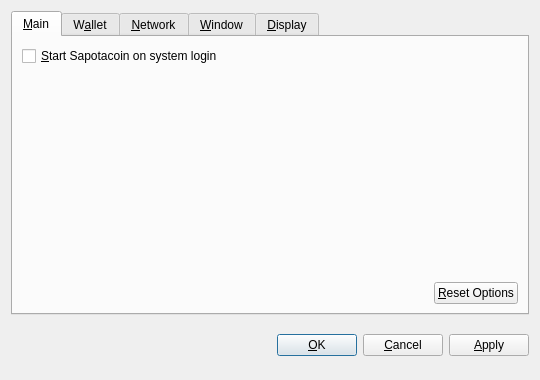
<?xml version="1.0" encoding="UTF-8"?>
<ui version="4.0">
 <class>OptionsDialog</class>
 <widget class="QDialog" name="OptionsDialog">
  <property name="geometry">
   <rect>
    <x>0</x>
    <y>0</y>
    <width>540</width>
    <height>380</height>
   </rect>
  </property>
  <property name="windowTitle">
   <string>Options</string>
  </property>
  <property name="modal">
   <bool>true</bool>
  </property>
  <layout class="QVBoxLayout" name="verticalLayout">
   <item>
    <widget class="QTabWidget" name="tabWidget">
     <property name="tabPosition">
      <enum>QTabWidget::North</enum>
     </property>
     <property name="currentIndex">
      <number>0</number>
     </property>
     <widget class="QWidget" name="tabMain">
      <attribute name="title">
       <string>&amp;Main</string>
      </attribute>
      <layout class="QVBoxLayout" name="verticalLayout_Main">
       <item>
        <widget class="QCheckBox" name="bitcoinAtStartup">
         <property name="toolTip">
          <string>Automatically start Sapotacoin after logging in to the system.</string>
         </property>
         <property name="text">
          <string>&amp;Start Sapotacoin on system login</string>
         </property>
        </widget>
       </item>
       <item>
        <spacer name="verticalSpacer_Main">
         <property name="orientation">
          <enum>Qt::Vertical</enum>
         </property>
         <property name="sizeHint" stdset="0">
          <size>
           <width>20</width>
           <height>40</height>
          </size>
         </property>
        </spacer>
       </item>
       <item>
        <layout class="QHBoxLayout" name="horizontalLayout_2_Main">
         <item>
          <spacer name="horizontalSpacer_2_Main">
           <property name="orientation">
            <enum>Qt::Horizontal</enum>
           </property>
           <property name="sizeHint" stdset="0">
            <size>
             <width>40</width>
             <height>20</height>
            </size>
           </property>
          </spacer>
         </item>
         <item>
          <widget class="QPushButton" name="resetButton">
           <property name="toolTip">
            <string>Reset all client options to default.</string>
           </property>
           <property name="text">
            <string>&amp;Reset Options</string>
           </property>
           <property name="autoDefault">
            <bool>false</bool>
           </property>
          </widget>
         </item>
        </layout>
       </item>
      </layout>
     </widget>
     <widget class="QWidget" name="tabWallet">
      <attribute name="title">
       <string>W&amp;allet</string>
      </attribute>
      <layout class="QVBoxLayout" name="verticalLayout_Network">
       <item>
        <widget class="QLabel" name="transactionFeeInfoLabel">
         <property name="text">
          <string>Optional transaction fee per kB that helps make sure your transactions are processed quickly. Most transactions are 1 kB.</string>
         </property>
         <property name="textFormat">
          <enum>Qt::PlainText</enum>
         </property>
         <property name="wordWrap">
          <bool>true</bool>
         </property>
        </widget>
       </item>
       <item>
        <layout class="QHBoxLayout" name="horizontalLayout_1_Main">
         <item>
          <widget class="QLabel" name="transactionFeeLabel">
           <property name="text">
            <string>Pay transaction &amp;fee</string>
           </property>
           <property name="textFormat">
            <enum>Qt::PlainText</enum>
           </property>
           <property name="buddy">
            <cstring>transactionFee</cstring>
           </property>
          </widget>
         </item>
         <item>
          <widget class="BitcoinAmountField" name="transactionFee"/>
         </item>
         <item>
          <spacer name="horizontalSpacer_1_Main">
           <property name="orientation">
            <enum>Qt::Horizontal</enum>
           </property>
           <property name="sizeHint" stdset="0">
            <size>
             <width>40</width>
             <height>20</height>
            </size>
           </property>
          </spacer>
         </item>
        </layout>
       </item>
       <item>
        <widget class="QLabel" name="label">
         <property name="text">
          <string>If you disable the spending of unconfirmed change, the change from a transaction cannot be used until that transaction has at least one confirmation. This also affects how your balance is computed.</string>
         </property>
         <property name="wordWrap">
          <bool>true</bool>
         </property>
        </widget>
       </item>
       <item>
        <widget class="QCheckBox" name="spendZeroConfChange">
         <property name="text">
          <string>Spend unconfirmed change  (experts only)</string>
         </property>
        </widget>
       </item>
       <item>
        <spacer name="verticalSpacer">
         <property name="orientation">
          <enum>Qt::Vertical</enum>
         </property>
         <property name="sizeHint" stdset="0">
          <size>
           <width>20</width>
           <height>40</height>
          </size>
         </property>
        </spacer>
       </item>
      </layout>
     </widget>
     <widget class="QWidget" name="tabNetwork">
      <attribute name="title">
       <string>&amp;Network</string>
      </attribute>
      <layout class="QVBoxLayout" name="verticalLayout_Network">
       <item>
        <widget class="QCheckBox" name="mapPortUpnp">
         <property name="toolTip">
          <string>Automatically open the Sapotacoin client port on the router. This only works when your router supports UPnP and it is enabled.</string>
         </property>
         <property name="text">
          <string>Map port using &amp;UPnP</string>
         </property>
        </widget>
       </item>
       <item>
        <widget class="QCheckBox" name="connectSocks">
         <property name="toolTip">
          <string>Connect to the Sapotacoin network through a SOCKS proxy (e.g. when connecting through Tor).</string>
         </property>
         <property name="text">
          <string>&amp;Connect through SOCKS proxy:</string>
         </property>
        </widget>
       </item>
       <item>
        <layout class="QHBoxLayout" name="horizontalLayout_Network">
         <item>
          <widget class="QLabel" name="proxyIpLabel">
           <property name="text">
            <string>Proxy &amp;IP:</string>
           </property>
           <property name="textFormat">
            <enum>Qt::PlainText</enum>
           </property>
           <property name="buddy">
            <cstring>proxyIp</cstring>
           </property>
          </widget>
         </item>
         <item>
          <widget class="QValidatedLineEdit" name="proxyIp">
           <property name="maximumSize">
            <size>
             <width>140</width>
             <height>16777215</height>
            </size>
           </property>
           <property name="toolTip">
            <string>IP address of the proxy (e.g. 127.0.0.1)</string>
           </property>
          </widget>
         </item>
         <item>
          <widget class="QLabel" name="proxyPortLabel">
           <property name="text">
            <string>&amp;Port:</string>
           </property>
           <property name="textFormat">
            <enum>Qt::PlainText</enum>
           </property>
           <property name="buddy">
            <cstring>proxyPort</cstring>
           </property>
          </widget>
         </item>
         <item>
          <widget class="QLineEdit" name="proxyPort">
           <property name="maximumSize">
            <size>
             <width>55</width>
             <height>16777215</height>
            </size>
           </property>
           <property name="toolTip">
            <string>Port of the proxy (e.g. 9050)</string>
           </property>
          </widget>
         </item>
         <item>
          <widget class="QLabel" name="socksVersionLabel">
           <property name="text">
            <string>SOCKS &amp;Version:</string>
           </property>
           <property name="textFormat">
            <enum>Qt::PlainText</enum>
           </property>
           <property name="buddy">
            <cstring>socksVersion</cstring>
           </property>
          </widget>
         </item>
         <item>
          <widget class="QValueComboBox" name="socksVersion">
           <property name="toolTip">
            <string>SOCKS version of the proxy (e.g. 5)</string>
           </property>
          </widget>
         </item>
         <item>
          <spacer name="horizontalSpacer_Network">
           <property name="orientation">
            <enum>Qt::Horizontal</enum>
           </property>
           <property name="sizeHint" stdset="0">
            <size>
             <width>40</width>
             <height>20</height>
            </size>
           </property>
          </spacer>
         </item>
        </layout>
       </item>
       <item>
        <spacer name="verticalSpacer_Network">
         <property name="orientation">
          <enum>Qt::Vertical</enum>
         </property>
         <property name="sizeHint" stdset="0">
          <size>
           <width>20</width>
           <height>40</height>
          </size>
         </property>
        </spacer>
       </item>
      </layout>
     </widget>
     <widget class="QWidget" name="tabWindow">
      <attribute name="title">
       <string>&amp;Window</string>
      </attribute>
      <layout class="QVBoxLayout" name="verticalLayout_Window">
       <item>
        <widget class="QCheckBox" name="minimizeToTray">
         <property name="toolTip">
          <string>Show only a tray icon after minimizing the window.</string>
         </property>
         <property name="text">
          <string>&amp;Minimize to the tray instead of the taskbar</string>
         </property>
        </widget>
       </item>
       <item>
        <widget class="QCheckBox" name="minimizeOnClose">
         <property name="toolTip">
          <string>Minimize instead of exit the application when the window is closed. When this option is enabled, the application will be closed only after selecting Quit in the menu.</string>
         </property>
         <property name="text">
          <string>M&amp;inimize on close</string>
         </property>
        </widget>
       </item>
       <item>
        <spacer name="verticalSpacer_Window">
         <property name="orientation">
          <enum>Qt::Vertical</enum>
         </property>
         <property name="sizeHint" stdset="0">
          <size>
           <width>20</width>
           <height>40</height>
          </size>
         </property>
        </spacer>
       </item>
      </layout>
     </widget>
     <widget class="QWidget" name="tabDisplay">
      <attribute name="title">
       <string>&amp;Display</string>
      </attribute>
      <layout class="QVBoxLayout" name="verticalLayout_Display">
       <item>
        <layout class="QHBoxLayout" name="horizontalLayout_1_Display">
         <item>
          <widget class="QLabel" name="langLabel">
           <property name="text">
            <string>User Interface &amp;language:</string>
           </property>
           <property name="textFormat">
            <enum>Qt::PlainText</enum>
           </property>
           <property name="buddy">
            <cstring>lang</cstring>
           </property>
          </widget>
         </item>
         <item>
          <widget class="QValueComboBox" name="lang">
           <property name="toolTip">
            <string>The user interface language can be set here. This setting will take effect after restarting Sapotacoin.</string>
           </property>
          </widget>
         </item>
        </layout>
       </item>
       <item>
        <layout class="QHBoxLayout" name="horizontalLayout_2_Display">
         <item>
          <widget class="QLabel" name="unitLabel">
           <property name="text">
            <string>&amp;Unit to show amounts in:</string>
           </property>
           <property name="textFormat">
            <enum>Qt::PlainText</enum>
           </property>
           <property name="buddy">
            <cstring>unit</cstring>
           </property>
          </widget>
         </item>
         <item>
          <widget class="QValueComboBox" name="unit">
           <property name="toolTip">
            <string>Choose the default subdivision unit to show in the interface and when sending coins.</string>
           </property>
          </widget>
         </item>
        </layout>
       </item>
       <item>
        <widget class="QCheckBox" name="displayAddresses">
         <property name="toolTip">
          <string>Whether to show Sapotacoin addresses in the transaction list or not.</string>
         </property>
         <property name="text">
          <string>&amp;Display addresses in transaction list</string>
         </property>
        </widget>
       </item>
       <item>
        <widget class="QCheckBox" name="coinControlFeatures">
         <property name="toolTip">
          <string>Whether to show coin control features or not.</string>
         </property>
         <property name="text">
          <string>Display coin &amp;control features (experts only!)</string>
         </property>
        </widget>
       </item>
       <item>
        <spacer name="verticalSpacer_Display">
         <property name="orientation">
          <enum>Qt::Vertical</enum>
         </property>
         <property name="sizeHint" stdset="0">
          <size>
           <width>20</width>
           <height>40</height>
          </size>
         </property>
        </spacer>
       </item>
      </layout>
     </widget>
    </widget>
   </item>
   <item>
    <layout class="QHBoxLayout" name="horizontalLayout_Buttons">
     <item>
      <spacer name="horizontalSpacer_1">
       <property name="orientation">
        <enum>Qt::Horizontal</enum>
       </property>
       <property name="sizeHint" stdset="0">
        <size>
         <width>40</width>
         <height>48</height>
        </size>
       </property>
      </spacer>
     </item>
     <item>
      <widget class="QLabel" name="statusLabel">
       <property name="font">
        <font>
         <weight>75</weight>
         <bold>true</bold>
        </font>
       </property>
       <property name="text">
        <string/>
       </property>
       <property name="textFormat">
        <enum>Qt::PlainText</enum>
       </property>
       <property name="wordWrap">
        <bool>true</bool>
       </property>
      </widget>
     </item>
     <item>
      <spacer name="horizontalSpacer_2">
       <property name="orientation">
        <enum>Qt::Horizontal</enum>
       </property>
       <property name="sizeHint" stdset="0">
        <size>
         <width>40</width>
         <height>48</height>
        </size>
       </property>
      </spacer>
     </item>
     <item>
      <widget class="QPushButton" name="okButton">
       <property name="text">
        <string>&amp;OK</string>
       </property>
      </widget>
     </item>
     <item>
      <widget class="QPushButton" name="cancelButton">
       <property name="text">
        <string>&amp;Cancel</string>
       </property>
       <property name="autoDefault">
        <bool>false</bool>
       </property>
      </widget>
     </item>
     <item>
      <widget class="QPushButton" name="applyButton">
       <property name="text">
        <string>&amp;Apply</string>
       </property>
       <property name="autoDefault">
        <bool>false</bool>
       </property>
      </widget>
     </item>
    </layout>
   </item>
  </layout>
 </widget>
 <customwidgets>
  <customwidget>
   <class>BitcoinAmountField</class>
   <extends>QSpinBox</extends>
   <header>bitcoinamountfield.h</header>
  </customwidget>
  <customwidget>
   <class>QValueComboBox</class>
   <extends>QComboBox</extends>
   <header>qvaluecombobox.h</header>
  </customwidget>
  <customwidget>
   <class>QValidatedLineEdit</class>
   <extends>QLineEdit</extends>
   <header>qvalidatedlineedit.h</header>
  </customwidget>
 </customwidgets>
 <resources/>
 <connections/>
</ui>
